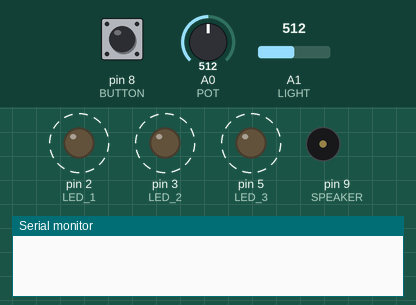
Recording of a sketch running on a simulated Arduino Uno, built with avr-gcc and run on an emulated ATmega328P. Shown: output pins drawn as LEDs (lit = HIGH), buzzer (waves = sounding), the last lines printed to the serial monitor. Dashed ring = blinking. The test bench sets the inputs (shaded band); at power-on: pin 8 (BUTTON) LOW, A1 (LIGHT) = 512, A0 (POT) = 512. Random numbers use the default seed unless the sketch sets one.

Above: at 1.2 s.
1.3 s: pin 8 (BUTTON) pulled HIGH for 0.25 s
At 4.2 s:
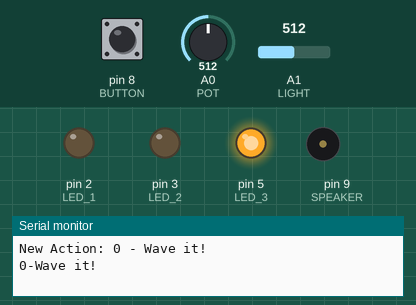
4.3 s: A1 (LIGHT) set to 217
At 5.4 s:
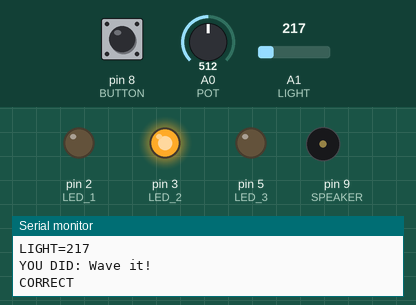
7.3 s: A1 (LIGHT) set to 191
10.3 s: A0 (POT) set to 644
13.3 s: A0 (POT) set to 671
At 16.1 s:
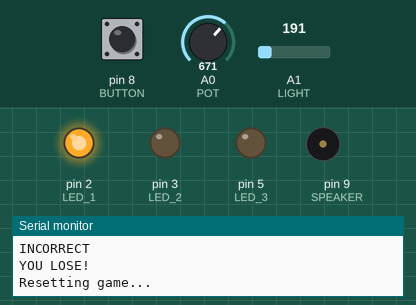
Timing chart, 0 to 17.3 s (numbered marks = the images above; inputs shaded):
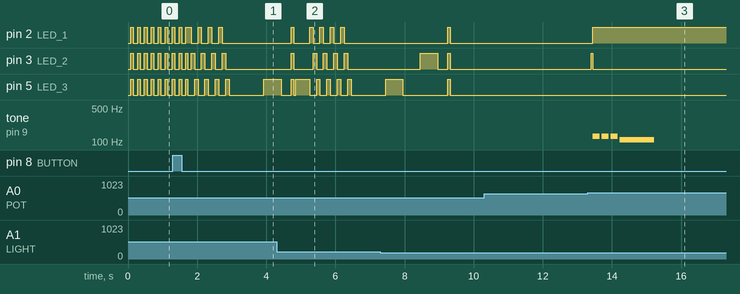

The sketch:

_7_Simon.ino
```cpp
/*
  Lab 7. This lab puts everything together in a Simon + Bop It like game.

  Note: if it's complains about missing NOTE_C4, etc constants, load the
  toneMelody example sketch and compile it first. Something goes wrong
  loading the tone library from here sometimes.

  Schematic:
  - 3 LEDs
    (+)leads to pins 2,3,5
    (-)leads to GND, each via 470 ohm resistor

  - Push button
    -1 lead to +5v
    -Other lead via 10K ohm pull-down resistor to GND, also connect this
     lead to pin 8

  - Potentiometer - outer pins wired to 5v,GND. Wiper (middle wire) wired to A0

  - IR LED as emitter
    (-)lead via 220 ohm resistor to GND
    (+)lead to +5v

  - IR (must be wrapped with heatshrink and electrical tape or IT WONT WORK!)
    Also, place an inch away from emitter.
    (+)lead to A1  (and to yellow (-)lead)
    (-)lead to +5v

  - RED LED
    (+)lead to GND
    (-)lead to A1 (and to IR LED sensor (+)lead)

  ADD:
  + Buzzer [optional]
    (+)lead to pin 9
    (-)lead to GND

 */
#include "pitches.h"

/*
  The light level for counting as a WAVE action. For help figuring this
  out. Enable DEBUG_LIGHT, and look in the serial console for a good
  light level when you wave your hand over it.
 */
#define LIGHT_TRIGGER_LEVEL 200
#define DEBUG_LIGHT true

//The amount of pot twist for TWIST action.
#define POT_TRIGGER_LEVEL 150
#define DEBUG_POT false


//Digital
#define LED_1 2  //Push LED, Red
#define LED_2 3  //Twist LED, Yellow
#define LED_3 5  //Wave LED, Green

#define BUTTON 8
#define SPEAKER 9

//Analog
#define POT 0
#define LIGHT 1

/*
Game Constants
=========================================
*/

// The number of levels in the game
#define NUM_LEVELS 5

// The amount of time to wait before resetting the game after a win/loss (in ms)
#define GAME_RESET_DELAY 3000

// The amount of time to show each LED when teaching the sequence
#define TEACH_SHOW_TIME 500


#define STATE_NEW 0
#define STATE_TEACH 1
#define STATE_USER 2
#define STATE_LOSE 3
#define STATE_WIN 4

#define PUSH 0
#define TWIST 1
#define WAVE 2


String activities[] = {"Push It!", "Twist it!", "Wave it!"};
int leds[3];

int game_state;
int level;
int * levels;

int prevButtonState = LOW;
int game_prev_pot = 0;
int game_prev_button = LOW;

/*
/Game Constants
=========================================
*/

void setup() {

  pinMode(BUTTON, INPUT);

  pinMode(LED_1, OUTPUT);
  pinMode(LED_2, OUTPUT);
  pinMode(LED_3, OUTPUT);


  // Read in the value from an empty analog port to seed. The random noise
  // on this port is a good seed.
  randomSeed(analogRead(5));

  Serial.begin(9600);

  game_init(NUM_LEVELS, LED_1, LED_2, LED_3);

}

void loop() {

  game_loop();

  delay(50);
}

int getUserInput() {

  /* Check button */
  if(digitalRead(BUTTON) != game_prev_button) {
    return PUSH;
  }

  /* Check pot */
  int potVal = analogRead(POT);
  if(DEBUG_POT) {
    Serial.print("POT=");
    Serial.println(potVal);
  }
  if(abs(potVal - game_prev_pot) > POT_TRIGGER_LEVEL) {
    return TWIST;
  }

  /* Check light */
  int lightVal = readLight();
  if(DEBUG_LIGHT) {
    Serial.print("LIGHT=");
    Serial.println(lightVal);
  }
  if(lightVal > LIGHT_TRIGGER_LEVEL) {
    return WAVE;
  }

  return -1;
}

int readLight() {
  /*
    Because the analog inputs are multiplexed, the values on other analog
    ports can mess with this. In this case, the pot messed with the light
    reading. This helps work around that.
   */
  analogRead(LIGHT); //Causes Arduino to switch to the analog port
  delay(50); //Wait a bit for things to settle
  return analogRead(LIGHT); //Read a good value
}

boolean detectClick() {
  int buttonState = digitalRead(BUTTON);
  //Button click = state change and now up
  if(buttonState != prevButtonState) {
    prevButtonState = buttonState;
    if(buttonState == LOW) {
      return true;
    }
  }
  return false;
}

void showAllLEDs() {
  digitalWrite(LED_1, HIGH);
  digitalWrite(LED_2, HIGH);
  digitalWrite(LED_3, HIGH);
}

void clearLEDs() {
  digitalWrite(LED_1, LOW);
  digitalWrite(LED_2, LOW);
  digitalWrite(LED_3, LOW);
}

void cycleLEDs() {
  flashLED(LED_1, 100);
  flashLED(LED_2, 100);
  flashLED(LED_3, 100);
}

void flashLED(int led, int flashTime) {
  digitalWrite(led, HIGH);
  delay(flashTime);
  digitalWrite(led, LOW);
}


/*
  Initialize some game parameters
*/
void game_init(int num_levels, int push_led, int twist_led, int wave_led) {
  leds[0] = push_led;
  leds[1] = twist_led;
  leds[2] = wave_led;
  levels = (int*)malloc(num_levels * sizeof(int));

  reset_game();
}

void reset_game() {
  level = 0;
  game_state = STATE_NEW;
}

/*
    All the game logic is in here.
*/
void game_loop() {

  if(game_state == STATE_WIN) {

    Serial.println("YOU WIN!");

    //Show the GREEN LED to indicate WIN
    clearLEDs();
    digitalWrite(LED_3, HIGH);

    playWinSong();


    /* Wait a sec, then restart the game */
    Serial.print("Resetting game...");
    delay(GAME_RESET_DELAY);
    Serial.println("Reset.");

    reset_game();
    return;


  } else if(game_state == STATE_LOSE) {
    Serial.println("YOU LOSE!");

    //Show the RED LED to indicate LOSS
    clearLEDs();
    digitalWrite(LED_1, HIGH);

    playLoseSong();

    /* Wait a sec, then restart the game */
    Serial.print("Resetting game...");
    delay(GAME_RESET_DELAY);
    Serial.println("Reset.");


    reset_game();
    return;


  } else if(game_state == STATE_NEW) {

    reset_game();

    /*
       This causes the LEDs to flash while we're waiting for the user
       to click the button to start the game. I've put the click detection
       in between the flashes so we're more likely to catch the button click.
       Otherwise, the user might click during a delay().
    */
    int flash_rate = 75;
    delay(flash_rate);
    showAllLEDs();

    //When the user clicks, we start to teach him a sequence.
    if(detectClick()) {
      game_state = STATE_TEACH;
      return;
    }

    delay(flash_rate);
    clearLEDs();

    return;


  } else if(game_state == STATE_TEACH) {

    //Cycle the LEDs a few times for effect. Indicates we're about to teach
    clearLEDs();
    for(int i=0; i<4; ++i) {
      cycleLEDs();
    }
    clearLEDs();
    delay(1000);


    /* --- Add/show new activity --- */

    //Win detection
    if(level >= NUM_LEVELS) {
      game_state = STATE_WIN;
      return;
    }

    //Add a random activity to the sequence
    //http://arduino.cc/en/Reference/random
    int rand = random(0, 3);
    levels[level] = rand;

    Serial.print("New Action: ");
    Serial.print(level);
    Serial.print(" - ");
    Serial.println(activities[rand]);


    //Show the pattern to the user
    for(int l=0; l<=level; ++l) {

      clearLEDs();

      //Show & log each sequence action
      int actionVal = levels[l];
      digitalWrite(leds[actionVal], HIGH);

      Serial.print(l);
      Serial.print("-");
      Serial.println(activities[actionVal]);


      delay(TEACH_SHOW_TIME); //Amount of time to show
      clearLEDs();

      if(l == level)
        delay(250); //delay between TEACH and USER
      else
        delay(500); //Amount of blank time between each activity

    }

    ++level;
    Serial.println("----------------------------");
    Serial.println("What did you learn?");

    //Now it's time for user input
    game_state = STATE_USER;


  } else if(game_state == STATE_USER) { //Get user input

    //Flash LEDs to indicate it's time for user input
    showAllLEDs();
    delay(75);
    clearLEDs();

    /*
        For each activity in the sequence, we wait for user input. If the
        input (i.e. button press, pot press, light wave) matches what
        we're expecting, we go to the next sequence item. If it doesn't match,
        it's GAME OVER.
     */

    for(int l=0; l<level; ++l) {
      game_prev_pot = analogRead(POT); //Reset pot state so we have a good baseline for next time

      int expected = levels[l];
      Serial.print("EXPECTED: ");
      Serial.println(activities[expected]);


      int CONFIRM_LED_TIME = 350; //Amount of time to show confirmation LED
      int showLEDTime = 0; //Used to track when confirm LED was lit

      int input = -1;
      while(input < 0) {

        //Clear confirmation LED after it's been up long enough
        if(millis() - showLEDTime > CONFIRM_LED_TIME) {
          showLEDTime = 0;
          clearLEDs();
        }

        input = getUserInput();
        if(input >= 0) {
          Serial.print("YOU DID: ");
          Serial.println(activities[input]);

          //Show the LED corresponding to the action the user performed
          clearLEDs();
          digitalWrite(leds[input], HIGH);
          showLEDTime = millis(); //Record activation time so we can clear it

          //Correct/Incorrect detection
          if(input != expected) {
            Serial.println("INCORRECT");
            game_state = STATE_LOSE;
            return;

          } else {
            Serial.println("CORRECT");
            delay(CONFIRM_LED_TIME);
            break;
          }

        } else {
            //If no input, take a breath to decrease the poll rate.
            delay(100);
        }
      }
    }
    //If you made it this far, time for next level
    game_state = STATE_TEACH;
  }

}


/*
    The song to play when you win.
*/
void playWinSong() {

  int melody[] = {NOTE_C4, NOTE_G3,NOTE_G3, NOTE_A3, NOTE_G3,0, NOTE_B3, NOTE_C4};

  // note durations: 4 = quarter note, 8 = eighth note, etc.:
  int noteDurations[] =  { 4, 8, 8, 4,4,4,4,4 };

  playSong(melody, noteDurations, 8);
}

/*
    The song to play when you lose.
*/
void playLoseSong() {

  int melody[] = {NOTE_C3, NOTE_C3, NOTE_C3, NOTE_A2};

  // note durations: 4 = quarter note, 8 = eighth note, etc.:
  int noteDurations[] =  { 5, 5, 5, 1 };

  playSong(melody, noteDurations, 4);
}

/*
    Lifted from the Arduino Tone tutorial.
    http://arduino.cc/en/Tutorial/Tone
*/
void playSong(int melody[], int noteDurations[], int numNotes) {
    // iterate over the notes of the melody:
  for (int thisNote = 0; thisNote < numNotes; thisNote++) {

    // to calculate the note duration, take one second
    // divided by the note type.
    //e.g. quarter note = 1000 / 4, eighth note = 1000/8, etc.
    int noteDuration = 1000/ noteDurations[thisNote];
    tone(SPEAKER, melody[thisNote],noteDuration);

    // to distinguish the notes, set a minimum time between them.
    // the note's duration + 30% seems to work well:
    int pauseBetweenNotes = noteDuration * 1.30;
    delay(pauseBetweenNotes);
    // stop the tone playing:
    noTone(SPEAKER);
  }
  noTone(SPEAKER);

}
```

Measured:
- the behaviour switches between 662 and 663 on A0 (POT) (found by bisection; images 2 and 3)
- after the input at 13.3 s, pin 2 (LED_1): LOW → HIGH after 0.15 s; pin 3 (LED_2): LOW → HIGH after 0.10 s, → LOW 0.05 s later; tone on pin 9 (SPEAKER): plays 131 Hz for 0.20 s, 131 Hz for 0.20 s, 131 Hz for 0.20 s, 110 Hz for 1.0 s, starting after 0.15 s
